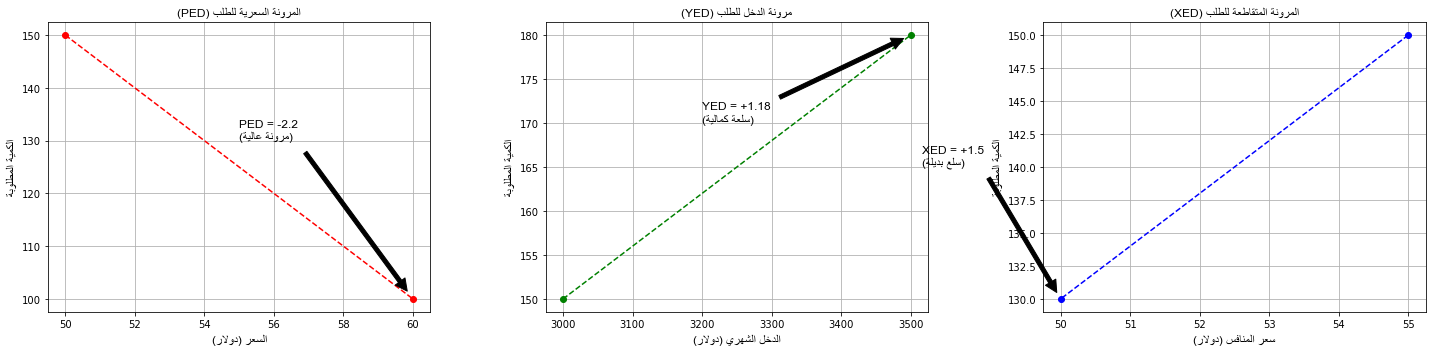

This chart was generated by the following Python code:
import arabic_reshaper
from bidi.algorithm import get_display
import matplotlib.pyplot as plt
import numpy as np
import matplotlib.font_manager as fm

# إعداد الخط العربي
font_path = "C:/Windows/Fonts/arial.ttf"  # تأكد من أن هذا المسار صحيح لخط Arial أو استخدم خطًا عربياً آخر
font_prop = fm.FontProperties(fname=font_path, size=12)

def reshape_text(text):
    return get_display(arabic_reshaper.reshape(text))

# البيانات للمرونة السعرية (PED)
price_old = 50
price_new = 60
quantity_old_ped = 150
quantity_new_ped = 100

# البيانات لمرونة الدخل (YED)
income_old = 3000
income_new = 3500
quantity_old_yed = 150
quantity_new_yed = 180

# البيانات للمرونة المتقاطعة (XED)
competitor_price_old = 55
competitor_price_new = 50
quantity_old_xed = 150
quantity_new_xed = 130

# إنشاء الرسوم البيانية
fig, axs = plt.subplots(1, 3, figsize=(20, 5))

# ---------------------------
# 1. رسم المرونة السعرية (PED)
# ---------------------------
axs[0].plot([price_old, price_new], [quantity_old_ped, quantity_new_ped], marker='o', color='red', linestyle='--')
axs[0].set_title(reshape_text('المرونة السعرية للطلب (PED)'), fontproperties=font_prop)
axs[0].set_xlabel(reshape_text('السعر (دولار)'), fontproperties=font_prop)
axs[0].set_ylabel(reshape_text('الكمية المطلوبة'), fontproperties=font_prop)
axs[0].grid(True)
axs[0].annotate(reshape_text('PED = -2.2\n(مرونة عالية)'), 
                xy=(price_new, quantity_new_ped), 
                xytext=(55, 130), 
                arrowprops=dict(facecolor='black', shrink=0.05), 
                fontproperties=font_prop)

# ---------------------------
# 2. رسم مرونة الدخل (YED)
# ---------------------------
axs[1].plot([income_old, income_new], [quantity_old_yed, quantity_new_yed], marker='o', color='green', linestyle='--')
axs[1].set_title(reshape_text('مرونة الدخل للطلب (YED)'), fontproperties=font_prop)
axs[1].set_xlabel(reshape_text('الدخل الشهري (دولار)'), fontproperties=font_prop)
axs[1].set_ylabel(reshape_text('الكمية المطلوبة'), fontproperties=font_prop)
axs[1].grid(True)
axs[1].annotate(reshape_text('YED = +1.18\n(سلعة كمالية)'), 
                xy=(income_new, quantity_new_yed), 
                xytext=(3200, 170), 
                arrowprops=dict(facecolor='black', shrink=0.05), 
                fontproperties=font_prop)

# ---------------------------
# 3. رسم المرونة المتقاطعة (XED)
# ---------------------------
axs[2].plot([competitor_price_old, competitor_price_new], [quantity_old_xed, quantity_new_xed], marker='o', color='blue', linestyle='--')
axs[2].set_title(reshape_text('المرونة المتقاطعة للطلب (XED)'), fontproperties=font_prop)
axs[2].set_xlabel(reshape_text('سعر المنافس (دولار)'), fontproperties=font_prop)
axs[2].set_ylabel(reshape_text('الكمية المطلوبة'), fontproperties=font_prop)
axs[2].grid(True)
axs[2].annotate(reshape_text('XED = +1.5\n(سلع بديلة)'), 
                xy=(competitor_price_new, quantity_new_xed), 
                xytext=(48, 140), 
                arrowprops=dict(facecolor='black', shrink=0.05), 
                fontproperties=font_prop)

plt.tight_layout()
plt.savefig('Demand_Elasticity_Analysis.png', dpi=300)
plt.show()
